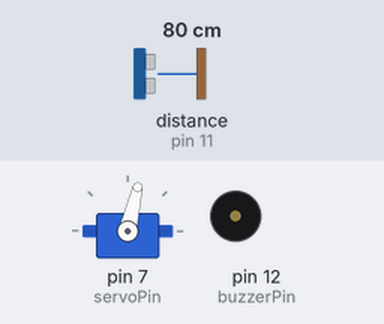
Recording of a sketch running on a simulated Arduino Uno, built with avr-gcc and run on an emulated ATmega328P. On the bench: servo, buzzer (waves = sounding, pin HIGH). Wiring (inferred from the names in the program): ultrasonic range finder: trigger pin 10; echo pin 11. The inputs (shaded band) are chosen by the test bench; at power-on: distance to the obstacle (sensor on pin 11) 80 cm. The echo pulse lasts 58.3 µs per cm; pins used as bus, display or sensor lines are not drawn; what the sketch prints to the serial monitor is not drawn.

Above: at 1.2 s.
1.3 s: distance to the obstacle (sensor on pin 11) set to 4 cm
At 2.2 s:
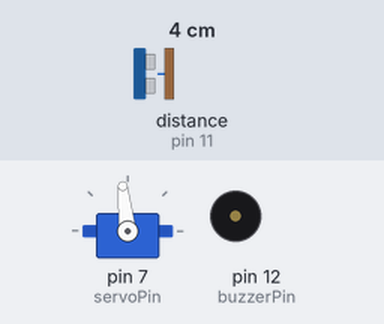
4.3 s: distance to the obstacle (sensor on pin 11) set to 2 cm
At 5.1 s:
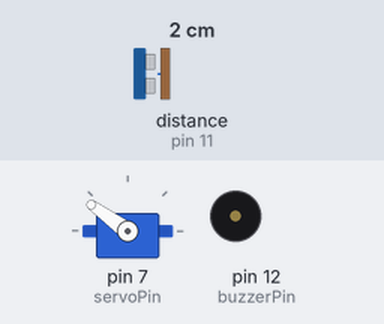
7.3 s: distance to the obstacle (sensor on pin 11) set to 18 cm
At 7.37 s:
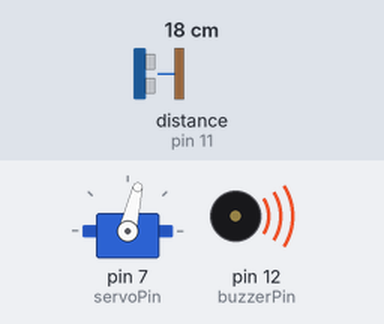
10.3 s: distance to the obstacle (sensor on pin 11) set to 60 cm
13.3 s: distance to the obstacle (sensor on pin 11) set to 35 cm
At 14.09 s:
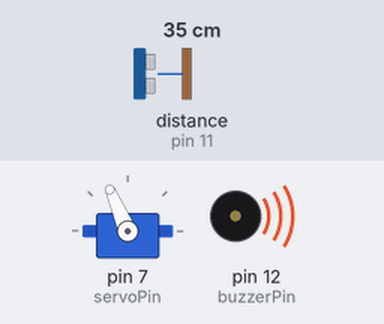
16.3 s: distance to the obstacle (sensor on pin 11) set to 9 cm
Timing chart, 0 to 28.0 s (numbered marks = the images above; inputs shaded):
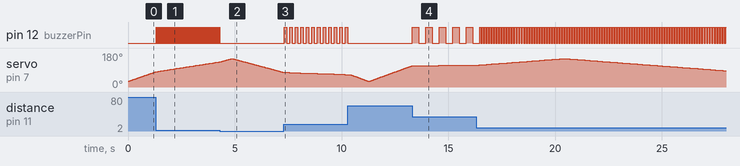

The sketch:

Arduino_Kodu.ino
```cpp
#include <Servo.h>

Servo myServo;

int servoPin = 7;
int minAngle = 30;
int maxAngle = 150;
int currentAngle;

int speed = 20;

#define trigPin 10
#define echoPin 11
#define buzzerPin 12

long duration;
int distance;

int buzzerKatsayisi;

void setup(){
  pinMode(buzzerPin, OUTPUT);
  pinMode(trigPin, OUTPUT);
  pinMode(echoPin, INPUT);
  Serial.begin(9600);
  currentAngle = 90;
  myServo.write(90);
  myServo.attach(servoPin);
  buzzerKatsayisi = 5;
}

void loop() {

  for (int angle = minAngle; angle <= maxAngle; angle++) {
    myServo.write(angle);
    delay(speed);
    currentAngle = angle;
    distance = range();

    Serial.print(currentAngle);
    Serial.print(",");
    Serial.print(distance);
    Serial.print(".");
    buzzerSesi(distance);
  }

  for (int angle = maxAngle; angle >= minAngle; angle--) {
    myServo.write(angle);
    delay(speed);
    currentAngle = angle;
    distance = range();

    Serial.print(currentAngle);
    Serial.print(",");
    Serial.print(distance);
    Serial.print(".");
    buzzerSesi(distance);
  }

}
void buzzerSesi(int mesafe){
  if(mesafe > 40){
    digitalWrite(buzzerPin, LOW);
  }
  else if(mesafe <= 40 && mesafe > 30){
    digitalWrite(buzzerPin, HIGH);
    delay(mesafe * (buzzerKatsayisi + 4));
    digitalWrite(buzzerPin, LOW);
    delay(mesafe * (buzzerKatsayisi + 4));
  }
  else if(mesafe <= 30 && mesafe > 20){
    digitalWrite(buzzerPin, HIGH);
    delay(mesafe * (buzzerKatsayisi + 3));
    digitalWrite(buzzerPin, LOW);
    delay(mesafe * (buzzerKatsayisi + 3));
  }
  else if(mesafe <= 20 && mesafe > 10){
    digitalWrite(buzzerPin, HIGH);
    delay(mesafe * (buzzerKatsayisi + 2));
    digitalWrite(buzzerPin, LOW);
    delay(mesafe * (buzzerKatsayisi + 2));
  }
  else if(mesafe <= 10 && mesafe > 0){
    digitalWrite(buzzerPin, HIGH);
    delay(mesafe * (buzzerKatsayisi + 1));
    digitalWrite(buzzerPin, LOW);
    delay(mesafe * (buzzerKatsayisi + 1));
  }
  else{
    digitalWrite(buzzerPin, LOW);
  }
}


int range(){
  digitalWrite(trigPin, LOW);
  delayMicroseconds(5);
  digitalWrite(trigPin, HIGH);
  delayMicroseconds(5);
  digitalWrite(trigPin, LOW);
  delayMicroseconds(5);
  duration = pulseIn(echoPin, HIGH);

  distance = duration * 0.0344 / 2;
  delayMicroseconds(5);


  return distance;
}
```

Measured:
- after the input at 1.3 s, pin 12 (buzzerPin): alternates HIGH for 0.02 s and LOW for 0.04 s, starting at once
- after the input at 4.3 s, pin 12 (buzzerPin): goes on until 4.3 s, then stays LOW
- after the input at 10.3 s, pin 12 (buzzerPin): stops changing and stays LOW
- after the input at 13.3 s, pin 12 (buzzerPin): alternates HIGH for 0.31 s and LOW for 0.33 s, starting at once
- after the input at 16.3 s, pin 12 (buzzerPin): alternates HIGH for 0.05 s and LOW for 0.07 s, starting after 0.22 s
- by itself, servo on pin 7 (servoPin): rises from 116° to 150° in 3.9 s, then falls to 86° in 7.6 s
